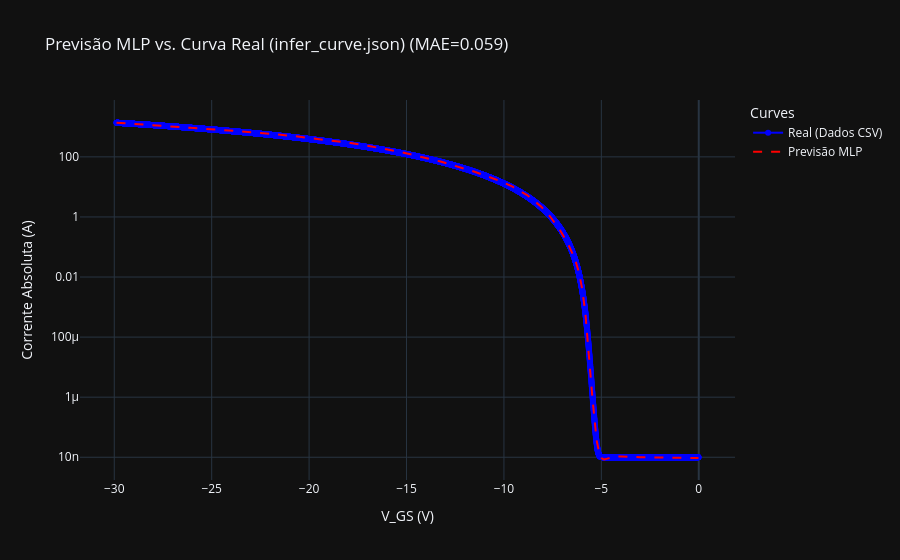

The code cell stored with this chart in its notebook:
### Code cell
plot_curve_comparison(
    V_data=V_real,
    I_real=I_real,  
    V_fixed=v_fixed,
    is_transfer=is_transfer,
    
    # Passando os objetos treinados: (Função de preparo, Modelo, Scaler)
    mlp_model=(prepare_mlp_features, trained_model, feature_scaler, target_scaler), 
    
    yscale="log",  # Escala linear para corrente
    title=f"Previsão MLP vs. Curva Real ({os.path.basename(TEST_CSV_PATH)})"
)

### Figure 1 — Plotly figure (JSON) as saved in the notebook; plotly's stock layout.template omitted (floating-point values rounded to 4 significant figures; data arrays with more than 128 entries replaced by an {"elided": "..."} marker saying what was removed)
{"data": [{"line": {"color": "blue"}, "mode": "lines+markers", "name": "Real (Dados CSV)", "type": "scatter", "x": {"elided": "9999 float values"}, "y": {"elided": "9999 float values"}}, {"line": {"color": "red", "dash": "dash"}, "mode": "lines", "name": "Previsão MLP", "type": "scatter", "x": {"elided": "9999 float values"}, "y": {"elided": "9999 float values"}}], "layout": {"legend": {"title": {"text": "Curves"}}, "title": {"text": "Previsão MLP vs. Curva Real (infer_curve.json) (MAE=0.059)"}, "xaxis": {"title": {"text": "V_GS (V)"}}, "yaxis": {"title": {"text": "Corrente Absoluta (A)"}, "type": "log"}}}
